Frame 1 (no input): blank canvas, image omitted
Frame 60 (no input): blank canvas, image omitted
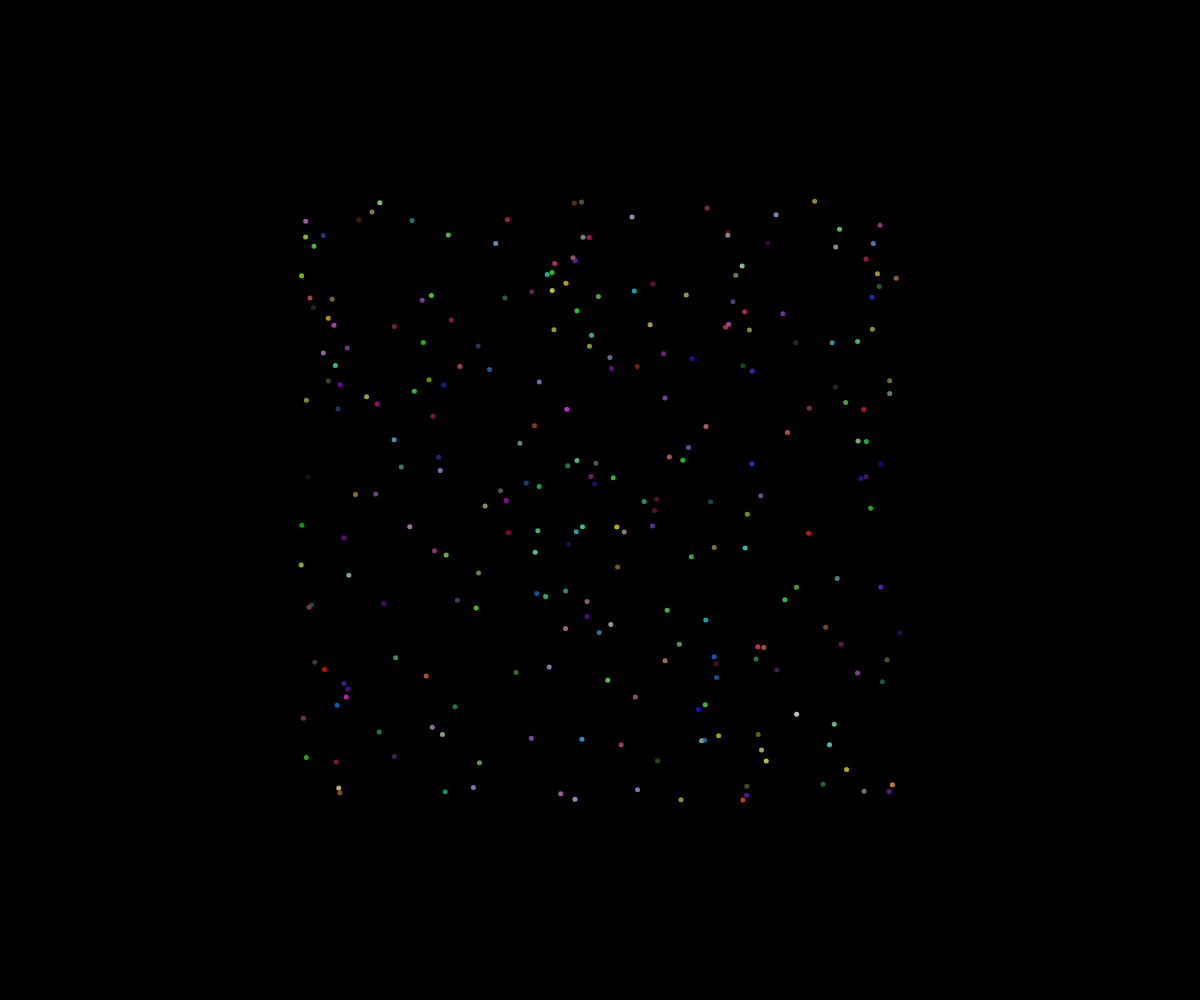
Frame 120 (the mouse pressed at the canvas centre since frame 60)

The p5.js sketch whose frames 1 and 60 were blank and that drew this single picture after the mouse press (run headless with seeded random() and noise() and a simulated clock; from frame 60 on, the mouse is pressed at the canvas centre):

// p5.js sketch
// ── sketch.js
// fireworks oop


const NUMBER_OF_PARTICLES_PER_CLICK = 250;

class Particle {
  constructor(x, y){
    this.x = x;
    this.y = y;
    this.dx = random(-5, 5);
    this.dy = random(-5, 5);
    this.size = 5;
    this.r = random(255);
    this.g = random(255);
    this.b = random(255);
    this.opacity = 255;
  }

  display(){
    noStroke();
    fill(this.r, this.g, this.b, this.opacity);
    circle(this.x, this.y, this.size);
  }

  update(){
    // move
    this.x += this.dx;
    this.y += this.dy;

    // fade away
    this.opacity--;
  }

  isDead(){
    return this.opacity <= 0;
  }
}

let theFireworks = [];

function setup() {
  createCanvas(windowWidth, windowHeight);
}

function draw() {
  background("black");
  for (let firework of theFireworks){
    if (firework.isDead()){
      //remove it
      let index = theFireworks.indexOf(firework);
      theFireworks.splice(index, 1);
    }

    else{
      firework.update();
      firework.display();
    }
    
  }
}


function mousePressed(){
  for (let i  = 0; i< NUMBER_OF_PARTICLES_PER_CLICK; i++){
    let someParticle = new Particle(mouseX, mouseY);
    theFireworks.push(someParticle);
  }
}
